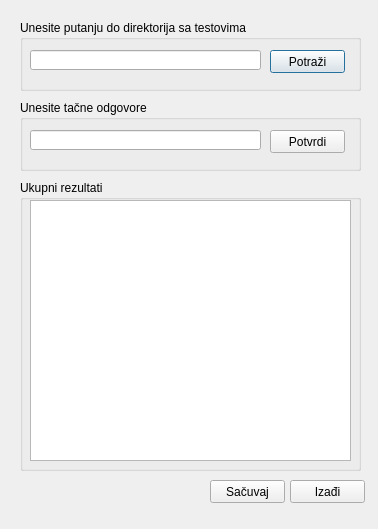
<?xml version="1.0" encoding="UTF-8"?>
<ui version="4.0">
 <class>Dialog</class>
 <widget class="QDialog" name="Dialog">
  <property name="geometry">
   <rect>
    <x>0</x>
    <y>0</y>
    <width>378</width>
    <height>529</height>
   </rect>
  </property>
  <property name="windowTitle">
   <string>Grupni Testovi</string>
  </property>
  <widget class="QGroupBox" name="groupBox">
   <property name="geometry">
    <rect>
     <x>20</x>
     <y>20</y>
     <width>341</width>
     <height>71</height>
    </rect>
   </property>
   <property name="title">
    <string>Unesite putanju do direktorija sa testovima</string>
   </property>
   <widget class="QPushButton" name="pushButton">
    <property name="geometry">
     <rect>
      <x>250</x>
      <y>30</y>
      <width>75</width>
      <height>23</height>
     </rect>
    </property>
    <property name="text">
     <string>Potraži</string>
    </property>
   </widget>
   <widget class="QLineEdit" name="lineEdit">
    <property name="geometry">
     <rect>
      <x>10</x>
      <y>30</y>
      <width>231</width>
      <height>20</height>
     </rect>
    </property>
   </widget>
  </widget>
  <widget class="QGroupBox" name="groupBox_2">
   <property name="geometry">
    <rect>
     <x>20</x>
     <y>180</y>
     <width>341</width>
     <height>291</height>
    </rect>
   </property>
   <property name="title">
    <string>Ukupni rezultati</string>
   </property>
   <widget class="QTextEdit" name="textEdit">
    <property name="geometry">
     <rect>
      <x>10</x>
      <y>20</y>
      <width>321</width>
      <height>261</height>
     </rect>
    </property>
   </widget>
  </widget>
  <widget class="QPushButton" name="pushButton_3">
   <property name="geometry">
    <rect>
     <x>210</x>
     <y>480</y>
     <width>75</width>
     <height>23</height>
    </rect>
   </property>
   <property name="text">
    <string>Sačuvaj</string>
   </property>
  </widget>
  <widget class="QPushButton" name="pushButton_4">
   <property name="geometry">
    <rect>
     <x>290</x>
     <y>480</y>
     <width>75</width>
     <height>23</height>
    </rect>
   </property>
   <property name="text">
    <string>Izađi</string>
   </property>
  </widget>
  <widget class="QGroupBox" name="groupBox_3">
   <property name="geometry">
    <rect>
     <x>20</x>
     <y>100</y>
     <width>341</width>
     <height>71</height>
    </rect>
   </property>
   <property name="title">
    <string>Unesite tačne odgovore</string>
   </property>
   <widget class="QPushButton" name="pushButton_2">
    <property name="geometry">
     <rect>
      <x>250</x>
      <y>30</y>
      <width>75</width>
      <height>23</height>
     </rect>
    </property>
    <property name="text">
     <string>Potvrdi</string>
    </property>
   </widget>
   <widget class="QLineEdit" name="lineEdit_2">
    <property name="geometry">
     <rect>
      <x>10</x>
      <y>30</y>
      <width>231</width>
      <height>20</height>
     </rect>
    </property>
   </widget>
  </widget>
 </widget>
 <resources/>
 <connections/>
</ui>
